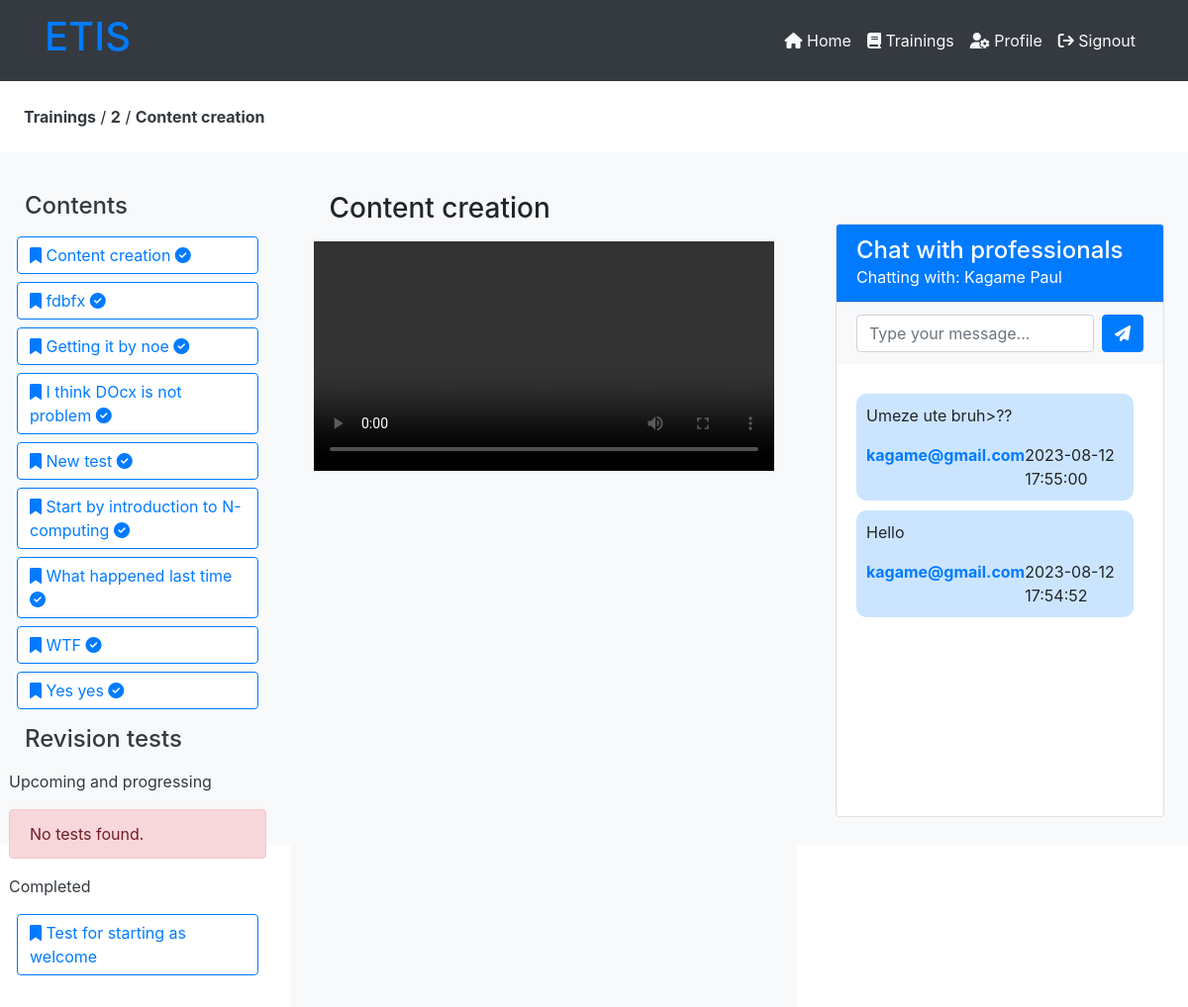
Page /employee-get-training-contnet.php?training=2&content=2 (signed in) on the committed database.
### tables this page shows
CREATE TABLE `trainings` (
  `training_id` int(11) NOT NULL,
  `training_topic` varchar(255) NOT NULL,
  `training_description` text NOT NULL DEFAULT 'This is the defaullt description of the trainings',
  `training_start` varchar(255) NOT NULL,
  `training_end` varchar(255) NOT NULL,
  `training_cover` varchar(255) NOT NULL,
  `training_depart` int(11) NOT NULL,
  `training_status` varchar(255) NOT NULL
);

CREATE TABLE `training_contents` (
  `training_content_id` int(11) NOT NULL,
  `training` int(11) NOT NULL,
  `content_name` varchar(255) NOT NULL,
  `content_type` varchar(255) NOT NULL,
  `content_file` varchar(255) NOT NULL
);

CREATE TABLE `tests` (
  `test_id` int(11) NOT NULL,
  `training` int(11) NOT NULL,
  `test_name` varchar(255) NOT NULL,
  `test_schedule` varchar(255) NOT NULL,
  `test_questions_num` int(11) NOT NULL,
  `test_status` varchar(255) NOT NULL
);

CREATE TABLE `professionals` (
  `professional_id` int(11) NOT NULL,
  `professional_fn` varchar(255) NOT NULL,
  `professional_ln` varchar(255) NOT NULL,
  `professional_email` varchar(255) NOT NULL,
  `professional_phone` int(12) NOT NULL,
  `professional_status` varchar(255) NOT NULL
);

CREATE TABLE `msgs_professional_employee` (
  `msg_id` int(11) NOT NULL,
  `msg_sender` int(11) NOT NULL,
  `msg_receiver` int(11) NOT NULL,
  `msg_content` text NOT NULL,
  `msg_sendtime` varchar(255) NOT NULL,
  `msg_status` varchar(255) NOT NULL
);

### php/employee-sessions.php (called while the page is built, shortened)
<?php
    $acting_employee_id = $_SESSION['employee_id'];
    $current_timestamp =  date('Y-m-d H:i');
?>

### php/employee-training-content-list.php (the view, shortened to what this page needs)
<div class="col-md-3 text-light p-4" id="contents_list">
    <h4 class="text-dark m-3">
        Contents
    </h4>
    <?php
        $get_trainings_content = mysqli_query($server,"SELECT * from training_contents
            WHERE training='$training'
            ORDER BY content_type DESC,
            content_name ASC
        ");
            ?>
            <?php
        while ($data_contents = mysqli_fetch_array($get_trainings_content)) {
            ?>
            <div class="row m-2" >
                <div class="chapter-row bg-white btn btn-outline-primary" style="width:100%;">
                <a href="employee-get-training-contnet.php?training=<?php echo $training; ?>&content=<?php echo $data_contents['training_content_id']; ?>"
                    class="" style="display:block;text-align: left;">
                        <i class="fa fa-bookmark"></i>
                    <?php
                        $current_content = $data_contents['training_content_id'];
                        echo $data_contents['content_name'];
                        $check_content_info = mysqli_query($server,"SELECT * from empl_trainings_conent_completion
                            WHERE employee='$acting_employee_id'
                            AND training = '$training'
                            AND content = '$current_content'
                            AND status = 'Completed'
                            ");
                            if (mysqli_num_rows($check_content_info) > 0) {
                                ?>
                                    <i class="fa fa-check-circle"></i>
                                <?php
                            }
                    ?>
                </a>
                </div>
            </div>
            <?php
        }
        include('employee-trainings-test-list.php');
    ?>
</div>

### employee-get-training-contnet.php (shortened to what this page needs)
<?php
    include("php/connection.php");
    include("php/employee-sessions.php");
?>
<!DOCTYPE html>
<html lang="en">
<head>
    <link rel="stylesheet" href="https://maxcdn.bootstrapcdn.com/bootstrap/4.5.2/css/bootstrap.min.css">
    <link rel="stylesheet" href="https://cdnjs.cloudflare.com/ajax/libs/font-awesome/6.4.2/css/all.min.css" />
</head>
<body>
    <?php
        include("php/employee-header.php");
    ?>
    <section class="">
        <div class="" style="">
            <?php
                if (!isset($_GET['training']) || !isset($_GET['content'])) {
                    ?>
                    <p class="alert alert-danger">
                        No training sent to the server.
                    </p>
                    <?php
                }
                else {
                    $training = $_GET['training'];
                    $content_id = $_GET['content'];
                    $check_exists = mysqli_query($server,"SELECT * from trainings WHERE
                        training_id='$training'
                    ");
                    $check_content_exiss = mysqli_query($server,"SELECT * from training_contents
                        WHERE
                        training_content_id = '$content_id'
                        AND training = '$training'
                    ");
                    if (mysqli_num_rows($check_exists) != 1 || mysqli_num_rows($check_content_exiss) !=1) {
                        ?>
                        <p class="alert alert-danger">
                            The contents are not found.
                        </p>
                        <?php
                    }
                    else {
                        $data_check_exits = mysqli_fetch_array($check_exists);
                        $data_cehc_content_exists = mysqli_fetch_array($check_content_exiss);
                        ?>
                        <div class="contents m-3 p-2">
                            <a href="employee-trainings.php" class="text-dark font-weight-bold">Trainings</a>
                            /
                            <a href="employee-trainings-content.php?training=<?php echo $training; ?>" class="text-dark font-weight-bold"><?php echo $data_check_exits['training_topic']; ?></a>
                            /
                            <a href="" class="text-dark font-weight-bold"><?php echo $data_cehc_content_exists['content_name']; ?></a>
                        </div>
                        <div class="row bg-light" style="height: 700px;">
                            <?php include("php/employee-training-content-list.php"); ?>
                            <div class="col-md-5 bg-light p-4">
                                <?php include("php/employee-get-training-content.php"); ?>
                            </div>
                            <div class="col-md-4 p-4">
                                <?php
                                    include("php/emplyees-contents-chat.php");
                                ?>
                            </div>
                        </div>
                        <?php
                    }
                }
            ?>
        </div>
</section>
</body>
</html>

### php/employee-trainings-test-list.php (shortened to what this page needs)
<h4 class="text-dark m-3">
    Revision tests
</h4>
<p class="text-dark">
    Upcoming and progressing
</p>
<?php
    $get_trainings_test = mysqli_query($server,"SELECT * from tests
        WHERE training='$training'
        AND test_schedule <= '$current_timestamp'
        AND (test_status = 'Upcoming' OR test_status = 'Progressing')
        ORDER BY test_schedule ASC,
        test_name ASC,
        test_questions_num DESC
    ");
    if (mysqli_num_rows($get_trainings_test) < 1) {
        ?>
        <p class="alert alert-danger">
            No tests found.
        </p>
        <?php
    }
        ?>
<p class="text-dark">
    Completed
</p>
<?php
    $get_trainings_test = mysqli_query($server,"SELECT * from tests
        WHERE training='$training'
        AND test_schedule <= '$current_timestamp'
        AND (test_status= 'Completed')
        ORDER BY test_schedule ASC,
        test_name ASC,
        test_questions_num DESC
    ");
        ?>
        <?php
    while ($data_tests = mysqli_fetch_array($get_trainings_test)) {
        ?>
        <div class="row m-2" >
            <div class="chapter-row bg-white btn btn-outline-primary" style="width:100%;">
            <a href="employee-get-training-test-completed-questions.php?training=<?php echo $training ?>&test=<?php echo $data_tests['test_id']; ?>"
                class="" style="display:block;text-align: left;">
                    <i class="fa fa-bookmark"></i>
                <?php
                    echo $data_tests['test_name'];
                ?>
            </a>
            </div>
        </div>
        <?php
    }
?>

### php/employee-get-training-content.php (shortened to what this page needs)
<?php
    if (isset($_GET['content'])) {
        $content_id = $_GET['content'];
        $get_content_info = mysqli_query($server,"SELECT * from training_contents
            WHERE training_content_id = '$content_id'
        ");
        if (mysqli_num_rows($get_content_info) != 1) {
            ?>
            <p class="alert alert-danger">
                No data sent to server
            </p>
            <?php
        }
        else {
            $data_contents = mysqli_fetch_array($get_content_info);
            $training = $data_contents['training'];
            ?>
            <div>
                <h3 class="m-3">
                    <?php echo $data_contents['content_name']; ?>
                </h3>
                <div class="content_file">
                    <video controls autoplay="false" width="100%">
                        <source src="<?php echo $data_contents['content_file']; ?>" type="video/mp4">
                    </video>
                </div>
            </div>
            <?php
        }
    }
    else {
        ?>
        <p class="alert alert-danger">
            No contents sent to server.
        </p>
        <?php
    }
?>

### php/emplyees-contents-chat.php (shortened to what this page needs)
<div class="container mt-5">
    <?php
        $check_professss = mysqli_query($server,"SELECT * from training_professionals
            WHERE  training = '$training'
        ");
        if (mysqli_num_rows($check_professss) < 1) {
            ?>
            <h4 class="mb-0">Chat with professionals</h4>
            <p class="alert alert-danger">
                No professional for this training
            </p>
            <?php
        }
        else {
            $data_professs = mysqli_fetch_array($check_professss);
            $professional_id = $data_professs['professional'];
            $get_professional_info = mysqli_fetch_array(mysqli_query($server,"SELECT * from professionals
                WHERE professional_id = '$professional_id'
            "));
            ?>
            <div class="card" style="height: 600px;">
                <div class="card-header bg-primary text-white">
                    <h4 class="mb-0">Chat with professionals</h4>
                    <p class="mb-0">Chatting with: <?php echo $get_professional_info['professional_fn']." ".$get_professional_info['professional_ln']; ?></p>
                </div>
                <div class="card-footer bg-light">
                    <form action="" method="POST" autocomplete="off" class="d-flex">
                        <input type="text" name="msg_field" class="form-control" placeholder="Type your message...">
                        <button type="submit" name="send_msg_btn" class="btn btn-primary ml-2"><i class="fas fa-paper-plane"></i></button>
                    </form>
                </div>
                <div class="card-body chat-messages " style="overflow-y: auto;">
                    <?php
                        $get_msgs = mysqli_query($server,"SELECT * from msgs_professional_employee
                            WHERE (msg_sender = '$professional_id' AND msg_receiver = '$acting_employee_id') OR (msg_sender = '$acting_employee_id' AND msg_receiver = '$professional_id')
                            ORDER BY msg_sendtime DESC;
                        ");
                            ?>
                            <?php
                        while($data_msgs = mysqli_fetch_array($get_msgs)) {
                            $sender = $data_msgs['msg_sender'];
                            if ($sender == $acting_employee_id) {
                                ?>
                                <div class="message received-message">
                                    <div class="message-content">
                                        <p>
                                            <?php echo $data_msgs['msg_content']; ?>
                                        </p>
                                        <div class="message-meta" style="display: flex;">
                                            <div class="sender-name font-weight-bold text-primary" style="flex: 1;">
                                                <?php echo $acting_employee_email; ?>
                                            </div>
                                            <div class="message-date">
                                                <?php echo $data_msgs['msg_sendtime']; ?>
                                            </div>
                                        </div>
                                    </div>
                                </div>
                                <?php
                            }
                            else {
                                ?>
                                <div class="message sent-message">
                                    <div class="message-content">
                                        <p>
                                            <?php echo $data_msgs['msg_content']; ?>
                                        </p>
                                        <div class="message-meta" style="display: flex;">
                                            <div class="receiver-name font-weight-bold text-primary" style="flex: 1;">
                                                <?php
                                                    $get_professsio_msg = mysqli_fetch_array(mysqli_query($server,"SELECT * from professionals
                                                        WHERE professional_id = '$sender'
                                                    "));
                                                    echo $get_professsio_msg['professional_email']; ?>
                                            </div>
                                            <div class="message-date">
                                                <?php
                                                    echo $data_msgs['msg_sendtime'];
                                                ?>
                                            </div>
                                        </div>
                                    </div>
                                </div>
                                <?php
                            }
                        }
                    ?>
                </div>
            </div>
            <?php
        }
    ?>
</div>

### php/emplyees-contents-chat.php (style rules this page uses)
.sent-message { background-color: #cce5ff; margin-left: auto; margin-right: 10px; margin-top: 10px; padding: 10px; border-radius: 10px; }

### employee-get-training-contnet.php (style rules this page uses)
.bg-primary { background-color: #007bff; }

### rows in the picture
trainings: training_topic "2"
training_contents: content_name "Content creation"
training_contents: content_name "fdbfx"
training_contents: content_name "Getting it by noe"
training_contents: content_name "I think DOcx is not problem"
training_contents: content_name "New test"
training_contents: content_name "Start by introduction to N-computing"
training_contents: content_name "What happened last time"
training_contents: content_name "WTF"
training_contents: content_name "Yes yes"
tests: test_name "Test for starting as welcome"
professionals: professional_fn "Kagame", professional_ln "Paul"
msgs_professional_employee: msg_content "Umeze ute bruh>??", professionals.professional_email "kagame@gmail.com", msg_sendtime "2023-08-12 17:55:00"
msgs_professional_employee: msg_content "Hello", professionals.professional_email "kagame@gmail.com", msg_sendtime "2023-08-12 17:54:52"
